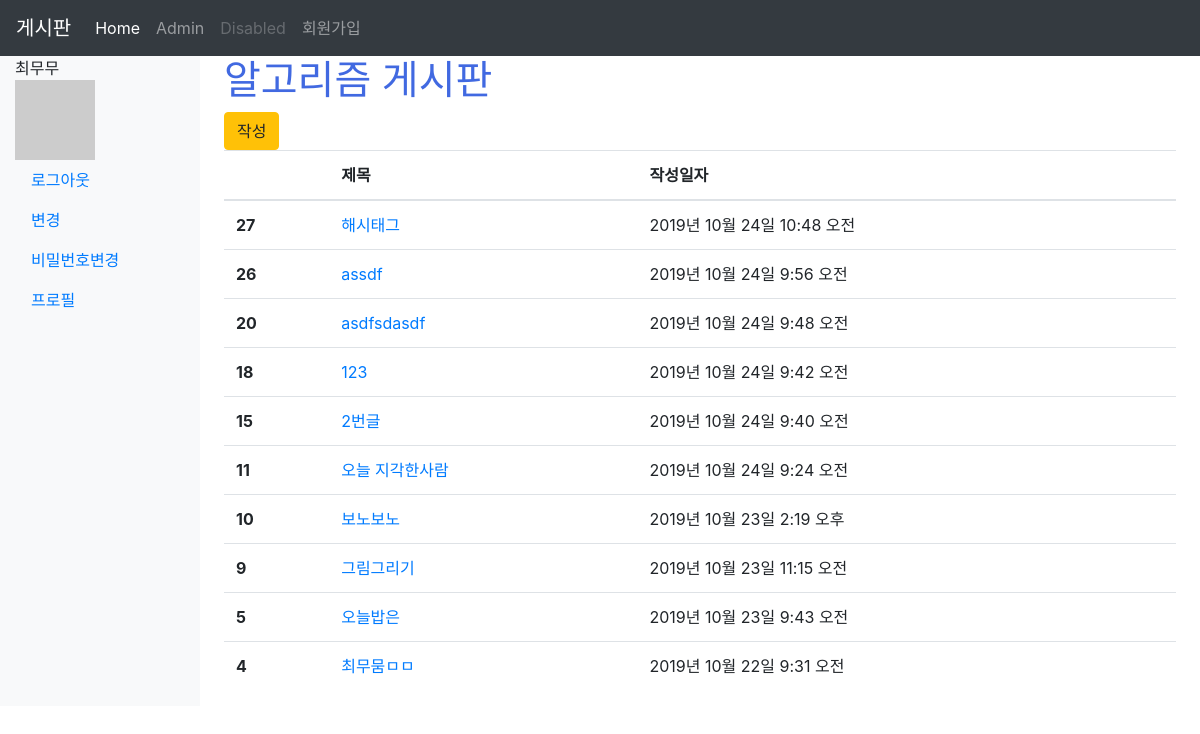
The app's page /articles/ (signed in) with its own data.
### accounts/models.py (models this page shows)
class User(AbstractUser):
    followers = models.ManyToManyField(
                    settings.AUTH_USER_MODEL,
                    related_name='followings',
                    blank=True
                    )

### articles/models.py (models this page shows, shortened)
class Article(models.Model):
    title = models.CharField(max_length=10)
    content = models.TextField()
    image = models.ImageField(blank=True)
    image_thumbnail = ImageSpecField(
        processors=[ResizeToFill(300,300)],
        format='JPEG',
        options={'quality':80}
    )
    created_at = models.DateTimeField(auto_now_add=True)
    updated_at = models.DateTimeField(auto_now=True)
    user = models.ForeignKey(settings.AUTH_USER_MODEL, on_delete=models.CASCADE)
    like_users = models.ManyToManyField(
        settings.AUTH_USER_MODEL,
        related_name='like_articles',
        blank=True
        )
    hashtags = models.ManyToManyField(HashTag,blank=True)

### articles/views.py (the view)
# urls.py: path('',views.index, name='index'),
def index(request):
    articles = Article.objects.order_by('-id')
    context = {
        'articles' : articles
    }
    return render(request, 'articles/index.html',context)

### articles/templatetags/gravatar.py (called while the page is built)
@register.filter
def makehash(user):
    social_user = user.socialaccount_set.all().first()
    if social_user:
        return social_user.extra_data.get('kakao_account').get('profile').get('thumbnail_image_url')
    else:
        email = user.email
        return 'https://www.gravatar.com/avatar/' + hashlib.md5(email.strip().lower().encode('utf-8')).hexdigest()

### articles/templates/articles/index.html (shortened to what this page needs)
{% extends 'articles/base.html' %}
{% load static %}
{% block css %}
<link rel="stylesheet" href="{% static 'articles/style.css' %}">
{% endblock %}
{% block body %}
<div>
  <div>
    <h1 class='title'>알고리즘 게시판</h1>
  </div>
  {% if request.user.is_authenticated %}
    <a href=" {% url 'articles:create' %}">
<button type="button" class="btn btn-warning">작성</button>
    </a>
  {% endif %}
</div>
<table class="table">
  <thead>
    <tr>
      <th scope="col"></th>
      <th scope="col">제목</th>
      <th scope="col">작성일자</th>
    </tr>
  </thead>
  <tbody>
    {% for article in articles %}
    <tr>
      <th scope="row">{{ article.id }}</th>
      <td>
        <a href="{% url 'articles:detail' article.pk %}">
          {{ article.title }}</td>
      <td>{{ article.created_at}}</td>
    </tr>
    {% endfor %}
  </tbody>
</table>
{% endblock %}

### articles/templates/_navbar.html (shortened to what this page needs)
<nav class="navbar navbar-expand-lg navbar-dark bg-dark">
    <a class="navbar-brand" href={% url 'articles:index' %}>게시판</a>
    <div class="collapse navbar-collapse" id="navbarNavAltMarkup">
      <div class="navbar-nav">
        <a class="nav-item nav-link active" href={% url 'articles:index' %}>Home
        <a class="nav-item nav-link" href=http://127.00.01:8000/admin>Admin </a> <a class="nav-item nav-link disabled"
          href="#" tabindex="-1" aria-disabled="true">Disabled</a>
      </div>
      <div class="navbar-nav mr">
        <a class="nav-item nav-link" href={% url 'accounts:signup' %}>회원가입</a>
      </div>
    </div>
  </nav>
   <div class="container-fluid">
    <div class="row">
      <nav class='col-md-2 d-none d-md-block bg-light sidebar'>
        <div class="sidebar-sticky">
          <ul class="nav flex-column">
            {% if user.is_authenticated %}
            <li>
              {{ user.username }}
            </li>
            <li class="nav-item">
            {% load gravatar %}
            <img src="{{ user|makehash }}" alt="avatar">
            <li class="nav-item">
              <a class="nav-link active" href="{% url 'accounts:logout' %}">로그아웃</a>
            </li>
            <li class="nav-item">
              <a class="nav-link active" href="{% url 'accounts:update' %}">변경</a>
            </li>
            <li class="nav-item">
              <a class="nav-link active" href="{% url 'accounts:password_change' %}">비밀번호변경</a>
            </li>
            <li class="nav-item">
              <a class="nav-link active" href="{% url 'accounts:profile' user.pk %}">프로필</a>
            </li>
            {% endif %}
          </ul>
        </div>
      </nav>

### articles/static/articles/style.css (style rules this page uses)
.title { color:royalblue; }

### records on screen
User: username "최무무"
Article: id "27", title "해시태그", created_at "2019년 10월 24일 10:48 오전"
Article: id "26", title "assdf", created_at "2019년 10월 24일 9:56 오전"
Article: id "20", title "asdfsdasdf", created_at "2019년 10월 24일 9:48 오전"
Article: id "18", title "123", created_at "2019년 10월 24일 9:42 오전"
Article: id "15", title "2번글", created_at "2019년 10월 24일 9:40 오전"
Article: id "11", title "오늘 지각한사람", created_at "2019년 10월 24일 9:24 오전"
Article: id "10", title "보노보노", created_at "2019년 10월 23일 2:19 오후"
Article: id "9", title "그림그리기", created_at "2019년 10월 23일 11:15 오전"
Article: id "5", title "오늘밥은", created_at "2019년 10월 23일 9:43 오전"
Article: id "4", title "최무뭄ㅁㅁ", created_at "2019년 10월 22일 9:31 오전"
